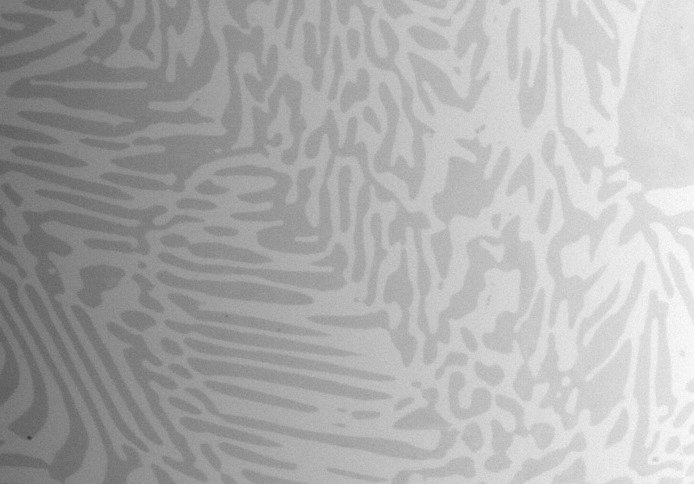
#> input picture introduction/A.jpg, 694 x 484 px
$ python ex1a.py
#> lines starting #> are read from the running program, lines starting #| are printed output that depends on the picture; after the words box and inside, x2 and y2 are one past the last pixel; in counts of white or black regions, pixels touching at a corner belong together
import numpy as np
import cv2


def question1(picture_name, new_picture_name):
#> called with picture_name = 'A.jpg', new_picture_name = 'newA.jpg'
    image = cv2.imread(picture_name, cv2.IMREAD_GRAYSCALE)
#> image is the input picture: shape (484, 694); min 55, max 255, mean 173.2
    # print(image)
    clahe = cv2.createCLAHE(clipLimit=20, tileGridSize=(18, 1))
    cl1 = clahe.apply(image)
    blur = cv2.GaussianBlur(cl1, (21, 21), 0)
    ret, th = cv2.threshold(blur, 127, 255, cv2.THRESH_BINARY+cv2.THRESH_OTSU)
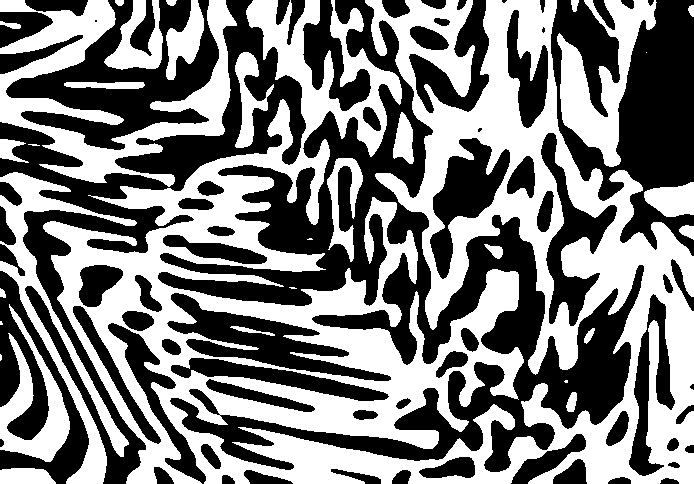
#> th: shape (484, 694); 49.1% white; 32 white regions (7 under 20 px), largest, box (x1, y1, x2, y2) and area: (43, 0, 694, 484) 121469, (0, 0, 237, 187) 13826, (0, 172, 137, 484) 7690
#> ret = 132
    res = np.hstack((image, th))
    cv2.imwrite(new_picture_name, res)


question1("A.jpg", "newA.jpg")
question1("B.jpg", "newB.jpg")
#> call 2 of question1, with picture_name = 'B.jpg', new_picture_name = 'newB.jpg'
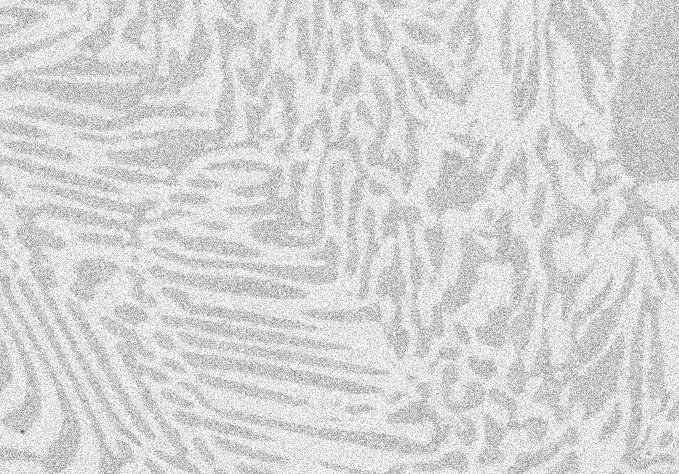
#> input picture introduction/B.jpg, 679 x 474 px
#> in question1, image is the input picture: shape (474, 679); min 63, max 255, mean 213.3
#> in question1 (call 2), `blur = cv2.GaussianBlur(cl1, (21, 21), 0)`:
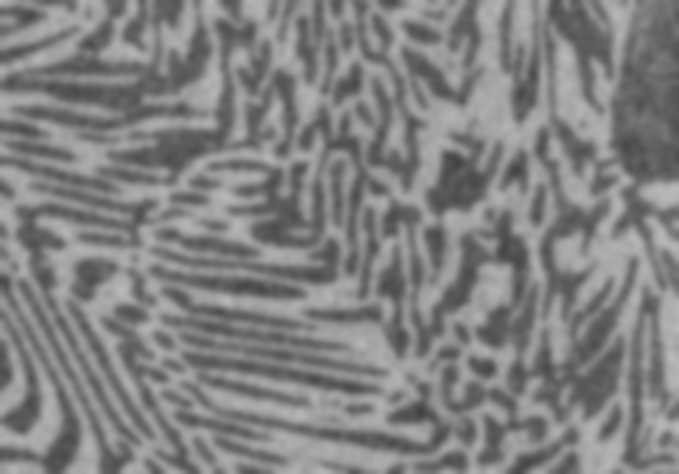
#> blur: shape (474, 679); min 65, max 186, mean 128.9
#> in question1 (call 2), `ret, th = cv2.threshold(blur, 127, 255, cv2.THRESH_BINARY+cv2.THRESH_O..`:
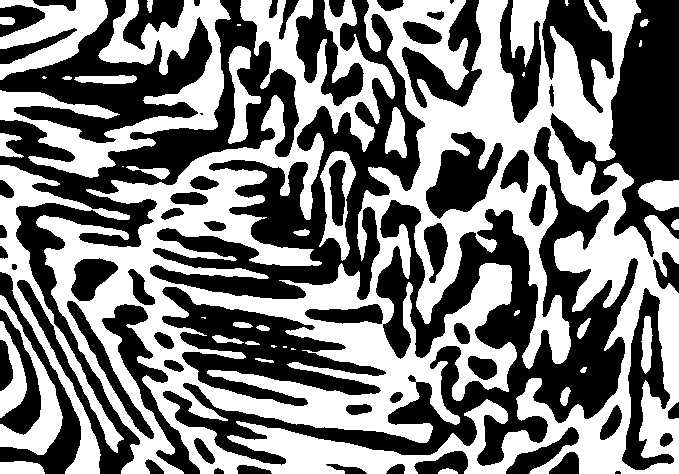
#> th: shape (474, 679); 49.1% white; 41 white regions (10 under 20 px), largest, box (x1, y1, x2, y2) and area: (36, 0, 679, 474) 122398, (0, 0, 231, 178) 11919, (0, 165, 130, 474) 7459
#> in question1 (call 2), `ret, th = cv2.threshold(blur, 127, 255, cv2.THRESH_BINARY+cv2.THRESH_O..`: ret = 129
question1("C.jpg", "newC.jpg")
#> call 3 of question1, with picture_name = 'C.jpg', new_picture_name = 'newC.jpg'
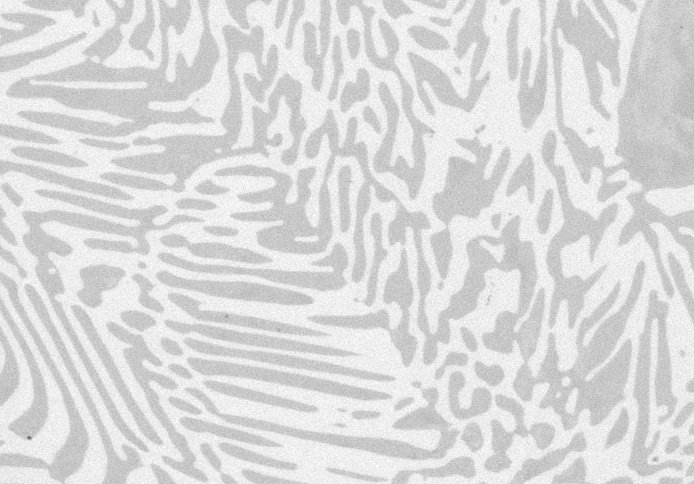
#> input picture introduction/C.jpg, 694 x 484 px
#> in question1, image is the input picture: shape (484, 694); min 95, max 255, mean 218.6
#> in question1 (call 3), `cl1 = clahe.apply(image)`:
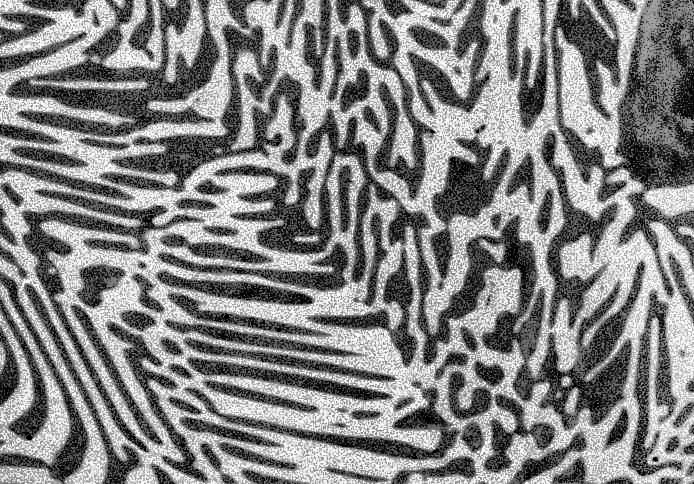
#> cl1: shape (484, 694); min 0, max 255, mean 130.3
#> in question1 (call 3), `ret, th = cv2.threshold(blur, 127, 255, cv2.THRESH_BINARY+cv2.THRESH_O..`: th: shape (484, 694); 48.6% white; 31 white regions (3 under 20 px), largest, box (x1, y1, x2, y2) and area: (0, 0, 545, 484) 83111, (365, 0, 694, 484) 49615, (0, 172, 136, 484) 7806
#> in question1 (call 3), `ret, th = cv2.threshold(blur, 127, 255, cv2.THRESH_BINARY+cv2.THRESH_O..`: ret = 131
#> in question1 (call 3), `res = np.hstack((image, th))`:
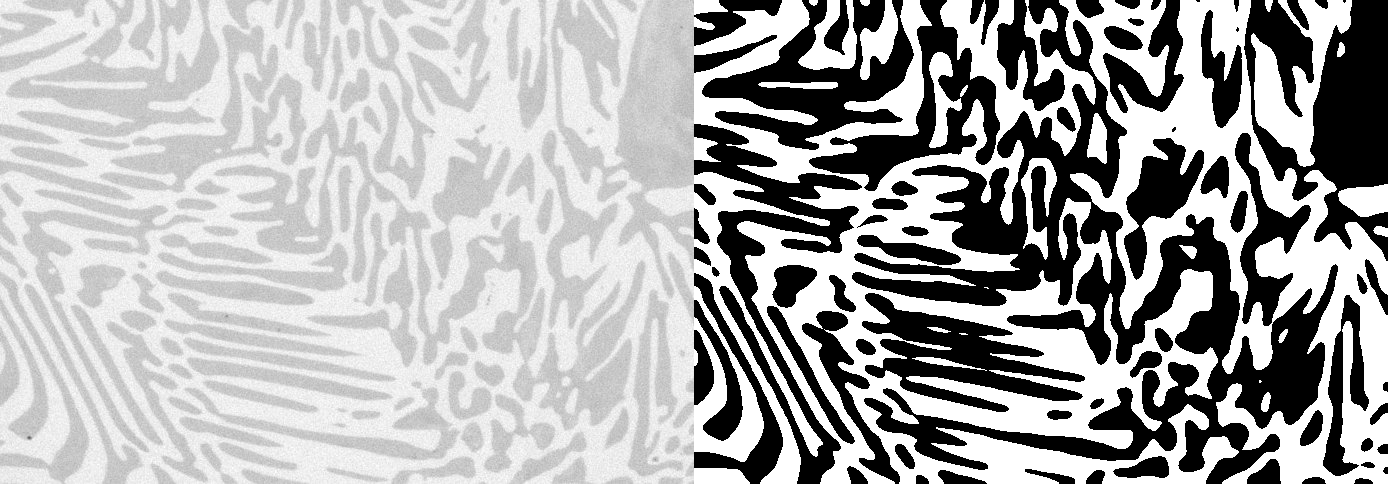
#> res: shape (484, 1388); min 0, max 255, mean 171.3
